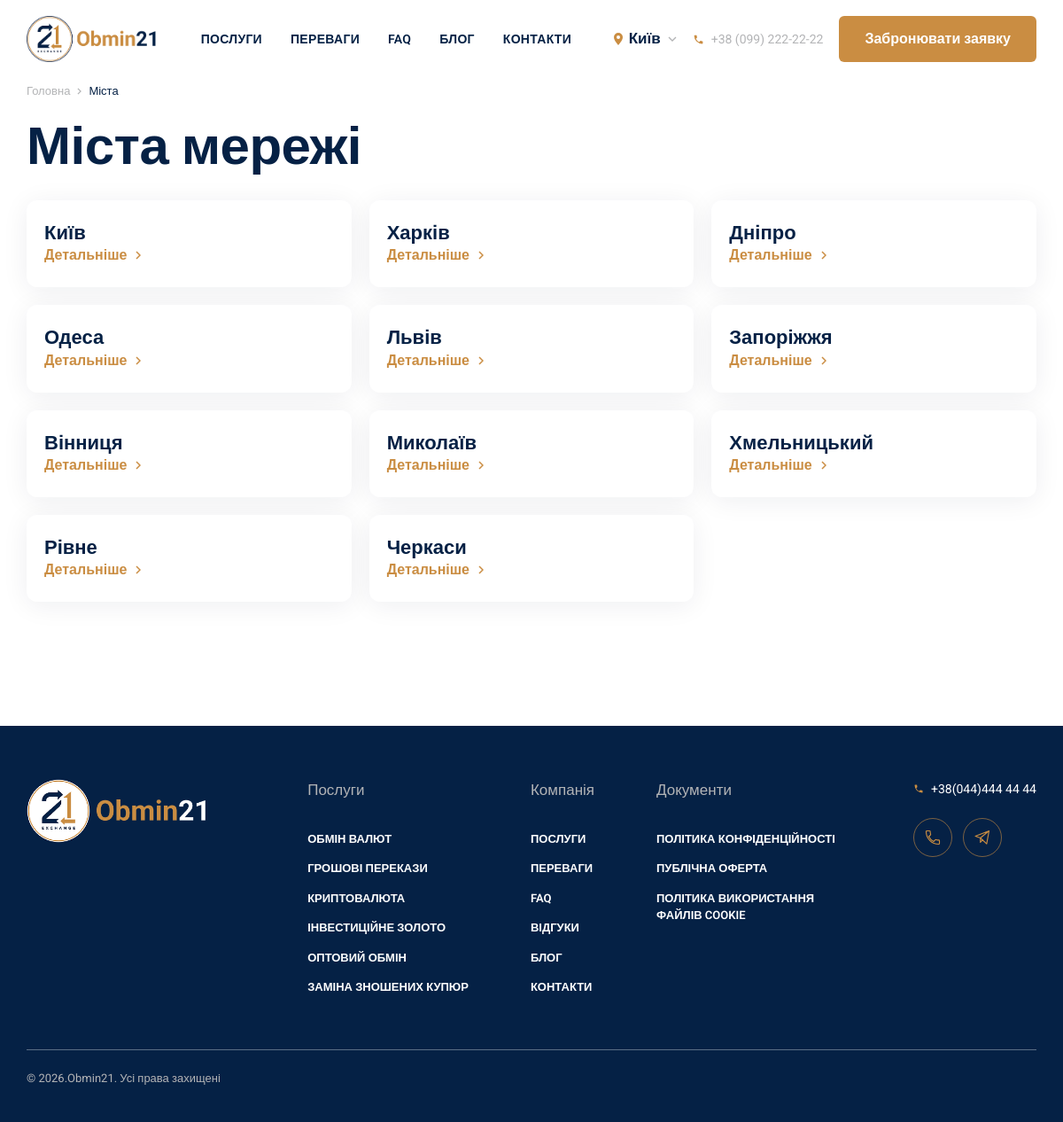
/mista/, run on the app's committed database.
### src/network/models.py (models this page shows, shortened)
class City(models.Model):
    name = models.CharField('Назва', max_length=80)
    slug = models.SlugField('Slug', unique=True, max_length=80)
    phone = models.CharField('Телефон', max_length=32, blank=True)
    is_active = models.BooleanField('Активне', default=True)
    sort_order = models.PositiveIntegerField('Порядок', default=0)
    seo_title = models.CharField('SEO Title', max_length=160, blank=True)
    seo_description = models.CharField('SEO Description', max_length=320, blank=True)
    class Meta:
        ordering = ['sort_order', 'name']
        verbose_name = 'Місто'
        verbose_name_plural = 'Міста'

### src/content/models.py (models this page shows, shortened)
class SingletonModel(models.Model):
    class Meta:
        abstract = True
    @classmethod
    def load(cls):
        obj, _ = cls.objects.get_or_create(pk=1)
        return obj

class CitiesPage(SingletonModel):
    title = models.CharField('Заголовок', max_length=120, default='Міста мережі')
    intro = models.TextField('Вступ', blank=True)
    seo_title = models.CharField('SEO Title', max_length=160, blank=True)
    seo_description = models.CharField('SEO Description', max_length=320, blank=True)
    class Meta:
        verbose_name = 'Сторінка міст'
        verbose_name_plural = 'Сторінка міст'

class Service(models.Model):
    title = models.CharField('Назва', max_length=120)
    slug = models.SlugField('Slug', unique=True, max_length=80)
    short_desc = models.TextField('Короткий опис')
    body = models.TextField('Повний опис', blank=True)
    is_active = models.BooleanField('Активна', default=True)
    sort_order = models.PositiveIntegerField('Порядок', default=0)
    seo_title = models.CharField('SEO Title', max_length=160, blank=True)
    seo_description = models.CharField('SEO Description', max_length=320, blank=True)
    class Meta:
        ordering = ['sort_order', 'id']
        verbose_name = 'Послуга'
        verbose_name_plural = 'Послуги'

### src/network/views.py (the view)
# urls.py: path('mista/', views.city_list, name='city_list'),
def city_list(request):
    return render(request, 'network/city_list.html', {
        'page': CitiesPage.load(),
        'cities_list': request.cities,
    })

### src/core/breadcrumbs.py (called while the page is built)
def crumb(title, url=None):
    return {'title': title, 'url': url}

def trail(*items):
    result = [crumb('Головна', reverse('core:home'))]
    for item in items:
        if isinstance(item, dict):
            result.append(item)
        else:
            title = item[0]
            url = item[1] if len(item) > 1 else None
            result.append(crumb(title, url))
    return result

def breadcrumbs_for_request(request):
    match = getattr(request, 'resolver_match', None)
    if not match:
        return None
    key = f'{match.namespace}:{match.url_name}'
    if key == 'core:home':
        return None
    builder = STATIC_TRAILS.get(key)
    if builder:
        return builder()
    return []

### src/core/context_processors.py (called while the page is built)
def site_chrome(request):
    settings = SiteSettings.load()
    city = getattr(request, 'city', None)
    phone = ''
    if city and city.phone:
        phone = city.phone
    elif settings.default_phone:
        phone = settings.default_phone
    return {
        'site_settings': settings,
        'active_city': city,
        'active_phone': phone,
        'cities': getattr(request, 'cities', []),
        'city_branches': getattr(request, 'city_branches', []),
        'breadcrumb_items': breadcrumbs_for_request(request),
        'footer_services': Service.objects.filter(is_active=True)[:6],
    }

### src/core/models.py (called while the page is built)
    @classmethod
    def load(cls):
        cached = cache.get('site_settings')
        if cached is not None:
            return cached
        obj, _ = cls.objects.get_or_create(pk=1)
        cache.set('site_settings', obj, 300)
        return obj

### src/network/selectors.py (called while the page is built)
def get_active_cities():
    return City.objects.filter(is_active=True)

def get_default_city():
    return get_active_cities().first()

### templates/network/city_list.html (shortened to what this page needs)
{% extends 'base.html' %}
{% load content_format %}
{% block content %}
<section class="page-hero">
  <h1 class="page-hero__title">{{ page.title }}</h1>
</section>
<section>
  <div class="card-grid card-grid--3">
    {% for city in cities_list %}
    <a class="card" href="{% url 'network:city_detail' city.slug %}">
      <h2 class="card__title">{{ city.name }}</h2>
      <span class="link-accent">Детальніше
        <svg width="6" height="10" viewBox="0 0 6 10"><path d="M1 1l4 4-4 4" stroke="#CA8D42" fill="none" stroke-width="1.5"></path></svg>
      </span>
    </a>
    {% endfor %}
  </div>
</section>
{% endblock %}

### templates/partials/city_chrome.html (shortened to what this page needs)
<div class="site-header__actions" id="city-chrome">
  <div class="city-select" data-city-select>
    <button type="button" class="city-select__btn" data-city-toggle data-qa="city-toggle" aria-expanded="false" aria-haspopup="listbox">
      <svg class="city-select__pin" width="12" height="14" viewBox="0 0 12 14" aria-hidden="true"><path d="M6 0a5 5 0 0 0-5 5c0 3.6 5 9 5 9s5-5.4 5-9a5 5 0 0 0-5-5zm0 7a2 2 0 1 1 0-4 2 2 0 0 1 0 4z" fill="#CA8D42"></path></svg>
      <span data-city-label>{{ active_city.name|default:"Місто" }}</span>
      <svg class="city-select__chevron" width="10" height="6" viewBox="0 0 10 6" aria-hidden="true"><path d="M1 1l4 4 4-4" stroke="#B3B4B6" fill="none" stroke-width="1.4"></path></svg>
    </button>
  </div>
  {% if active_phone %}
  <a class="site-header__phone" href="tel:{{ active_phone|cut:' '|cut:'('|cut:')'|cut:'-' }}" data-qa="phone" id="header-phone">
    <svg width="13" height="13" viewBox="0 0 24 24" aria-hidden="true"><path d="M6.6 10.8a15.2 15.2 0 0 0 6.6 6.6l2.2-2.2a1 1 0 0 1 1-.25 11.4 11.4 0 0 0 3.6.57 1 1 0 0 1 1 1V20a1 1 0 0 1-1 1A17 17 0 0 1 3 4a1 1 0 0 1 1-1h3.5a1 1 0 0 1 1 1c0 1.25.2 2.45.57 3.57a1 1 0 0 1-.25 1z" fill="#CA8D42"></path></svg>
    {{ active_phone }}
  </a>
  {% endif %}
  <button type="button" class="btn btn--accent site-header__cta" data-open-modal="{% url 'leads:request_modal' %}" data-qa="cta-request">
    Забронювати заявку
  </button>
</div>

### templates/partials/footer.html (shortened to what this page needs)
{% load static %}
<footer class="site-footer" data-qa="footer">
  <div class="site-footer__inner">
    <div class="site-footer__top">
      <a href="{% url 'core:home' %}" class="site-footer__logo">
        <img src="{% static 'images/logo-footer.png' %}?v=13" alt="Obmin21" width="206" height="72">
      </a>
      <div class="site-footer__nav">
        <div class="site-footer__col">
          <div class="site-footer__heading">Послуги</div>
          <div class="site-footer__links">
            {% for svc in footer_services %}
            <a href="{% url 'content:services' %}#svc-{{ svc.slug }}">{{ svc.title|upper }}</a>
            {% endfor %}
          </div>
        </div>
        <div class="site-footer__col">
          <div class="site-footer__heading">Компанія</div>
          <div class="site-footer__links">
            <a href="{% url 'content:services' %}">ПОСЛУГИ</a>
            <a href="{% url 'content:advantages' %}">ПЕРЕВАГИ</a>
            <a href="{% url 'content:faq' %}">FAQ</a>
            <a href="{% url 'reviews:review_list' %}">ВІДГУКИ</a>
            <a href="{% url 'blog:post_list' %}">БЛОГ</a>
            <a href="{% url 'content:contacts' %}">КОНТАКТИ</a>
          </div>
        </div>
        <div class="site-footer__col">
          <div class="site-footer__heading">Документи</div>
          <div class="site-footer__links site-footer__links--docs">
            <a href="{% url 'content:privacy' %}">ПОЛІТИКА КОНФІДЕНЦІЙНОСТІ</a>
            <a href="{% url 'content:privacy' %}">ПУБЛІЧНА ОФЕРТА</a>
            <a href="{% url 'content:privacy' %}">ПОЛІТИКА ВИКОРИСТАННЯ ФАЙЛІВ COOKIE</a>
          </div>
        </div>
        <div class="site-footer__col site-footer__col--contact">
          <a class="site-footer__phone" href="tel:+380444444444">
            <svg width="12" height="12" viewBox="0 0 24 24" aria-hidden="true"><path d="M6.6 10.8a15.2 15.2 0 0 0 6.6 6.6l2.2-2.2a1 1 0 0 1 1-.25 11.4 11.4 0 0 0 3.6.57 1 1 0 0 1 1 1V20a1 1 0 0 1-1 1A17 17 0 0 1 3 4a1 1 0 0 1 1-1h3.5a1 1 0 0 1 1 1c0 1.25.2 2.45.57 3.57a1 1 0 0 1-.25 1z" fill="#CA8D42"></path></svg>
            +38(044)444 44 44
          </a>
          <div class="site-footer__social">
            <a href="tel:+380444444444" aria-label="Зателефонувати" class="site-footer__social-btn">
            </a>
            <a href="{{ site_settings.telegram_url|default:'https://t.me/' }}" target="_blank" rel="noopener noreferrer" aria-label="Telegram" class="site-footer__social-btn">
              <svg width="20" height="20" viewBox="0 0 24 24" fill="none" stroke="#CA8D42" stroke-width="1.4" stroke-linecap="round" stroke-linejoin="round"><path d="M21 3L2.5 10.2l6.8 2.4M21 3l-3.2 17.5-8.5-7.9M21 3L9.3 12.6v5.9l3.1-3.3"></path></svg>
            </a>
          </div>
        </div>
      </div>
    </div>
    <div class="site-footer__bar">
      © 2026.Obmin21. Усі права захищені
    </div>
  </div>
</footer>

### src/core/static/css/variables.css (style rules this page uses)
:root { --color-bg: #ffffff; --color-text: #052145; --color-text-muted: #b3b4b6; --color-text-soft: #8a909c; --color-border: #eef0f3; --color-border-soft: #d5d9df; --color-surface: #f4f5f7; --color-surface-alt: #f9fafb; --color-accent: #ca8d42; --color-accent-rgb: 202, 141, 66; --color-accent-ink: #ffffff; --color-accent-hover: #b87b2c; --color-accent-soft: rgba(202, 141, 66, 0.14); --color-heading: #052145; --color-navy: #052145; --color-navy-mid: #1c3350; --color-navy-hover: #1c2f5c; --color-footer: #052145; --color-down: #e05a3c; --color-up: #2f9b6a; --font-display: "Roboto", "Helvetica Neue", Helvetica, Arial, sans-serif; --font-body: "Roboto", "Helvetica Neue", Helvetica, Arial, sans-serif; --font-weight-regular: 400; --font-weight-medium: 500; --font-weight-semibold: 600; --font-weight-bold: 700; --space-2: 8px; --space-3: 12px; --space-4: 16px; --space-5: 24px; --space-6: 40px; --space-7: 60px; --space-8: 80px; --radius-sm: 6px; --radius-md: 8px; --radius-lg: 12px; --radius-pill: 20px; --border-w: 1px; --header-h: 72px; --container-max: 1440px; --container-pad: 16px; --touch-min: 44px; --safe-bottom: env(safe-area-inset-bottom, 0px); --safe-top: env(safe-area-inset-top, 0px); --safe-left: env(safe-area-inset-left, 0px); --safe-right: env(safe-area-inset-right, 0px); --shadow-card: 0 4px 30px rgba(11, 27, 63, 0.07); --shadow-dropdown: 0 12px 36px rgba(5, 33, 69, 0.14); --shadow-modal: 0 24px 60px rgba(5, 33, 69, 0.25); --ease-out: cubic-bezier(0.16, 1, 0.3, 1); --ease-soft: cubic-bezier(0.2, 0.8, 0.2, 1); --dur-fast: 0.2s; --dur-med: 0.3s; --reveal-duration: 400ms; --reveal-delay: 0ms; --reveal-easing: cubic-bezier(0.22, 0.61, 0.36, 1); }
@media (min-width: 768px) { :root { --container-pad: 30px; --header-h: 78px; } }
@media (min-width: 1025px) { :root { --container-pad: 30px; } }

### src/core/static/css/base.css (style rules this page uses)
body { font-family: var(--font-body); font-weight: var(--font-weight-regular); background-color: var(--color-bg); color: var(--color-text); min-height: 100vh; min-height: 100dvh; line-height: 1.5; -webkit-font-smoothing: antialiased; -moz-osx-font-smoothing: grayscale; }
a { color: var(--color-text); text-decoration: none; transition: color var(--dur-fast) ease; }
.page { min-height: 100vh; min-height: 100dvh; position: relative; isolation: isolate; overflow-x: clip; max-width: 100%; display: flex; flex-direction: column; }
.link-accent { color: var(--color-accent); font-weight: var(--font-weight-semibold); display: inline-flex; align-items: center; gap: 10px; transition: color var(--dur-med) ease; }
.link-accent svg { transition: transform var(--dur-med) var(--ease-soft); }

### src/core/static/css/components/buttons.css (style rules this page uses)
.btn { display: inline-flex; align-items: center; justify-content: center; gap: 10px; min-height: 50px; padding: 14px 28px; border: 0; border-radius: var(--radius-sm); background: var(--color-navy); color: #fff; font-family: inherit; font-size: 16px; font-weight: var(--font-weight-semibold); line-height: 1.2; cursor: pointer; text-align: center; transition: background var(--dur-fast) ease, color var(--dur-fast) ease; -webkit-tap-highlight-color: transparent; }
.btn--accent { background: var(--color-accent); color: #fff; }

### src/core/static/css/components/header.css (style rules this page uses)
.site-header__actions { display: flex; align-items: center; gap: 18px; flex-wrap: wrap; }
.site-header__phone { display: none; align-items: center; gap: 8px; font-size: 14px; color: #b3b4b6; }
.site-header__cta { display: none; background: #ca8d42; color: #fff; font-weight: 600; font-size: 16px; padding: 16px 29px; border-radius: 6px; min-height: 0; line-height: 1.2; white-space: nowrap; }
.city-select { position: relative; }
.city-select__btn { display: flex; align-items: center; gap: 6px; border: 0; background: transparent; padding: 6px 0; cursor: pointer; font-family: inherit; font-size: 17px; font-weight: 600; color: #052145; }
.city-select__chevron { margin-left: 2px; transition: transform 0.25s ease; }
@media (min-width: 768px) { .site-header__phone { display: flex; } }
@media (min-width: 768px) { .site-header__cta { display: inline-flex; } }

### src/core/static/css/components/cards.css (style rules this page uses)
.card-grid { display: grid; gap: 20px; }
.card-grid--3 { grid-template-columns: 1fr; }
.card { background: #fff; border-radius: var(--radius-lg); padding: 24px 20px; box-shadow: var(--shadow-card); }
.card__title, .card__heading { margin: 0; font-size: 22px; font-weight: 700; line-height: 1.2; color: var(--color-navy); }
@media (min-width: 768px) { .card-grid--3 { grid-template-columns: repeat(3, minmax(0, 1fr)); } }

### data on the page
City: name "Київ", phone "+38 (099) 222-22-22"
CitiesPage: title "Міста мережі"
City: name "Харків"
City: name "Дніпро"
City: name "Одеса"
City: name "Львів"
City: name "Запоріжжя"
City: name "Вінниця"
City: name "Миколаїв"
City: name "Хмельницький"
City: name "Рівне"
City: name "Черкаси"
Service: title "ОБМІН ВАЛЮТ"
Service: title "ГРОШОВІ ПЕРЕКАЗИ"
Service: title "КРИПТОВАЛЮТА"
Service: title "ІНВЕСТИЦІЙНЕ ЗОЛОТО"
Service: title "ОПТОВИЙ ОБМІН"
Service: title "ЗАМІНА ЗНОШЕНИХ КУПЮР"

### other printed values
{{ item.title }} "Головна"
{{ item.title }} "Міста"
